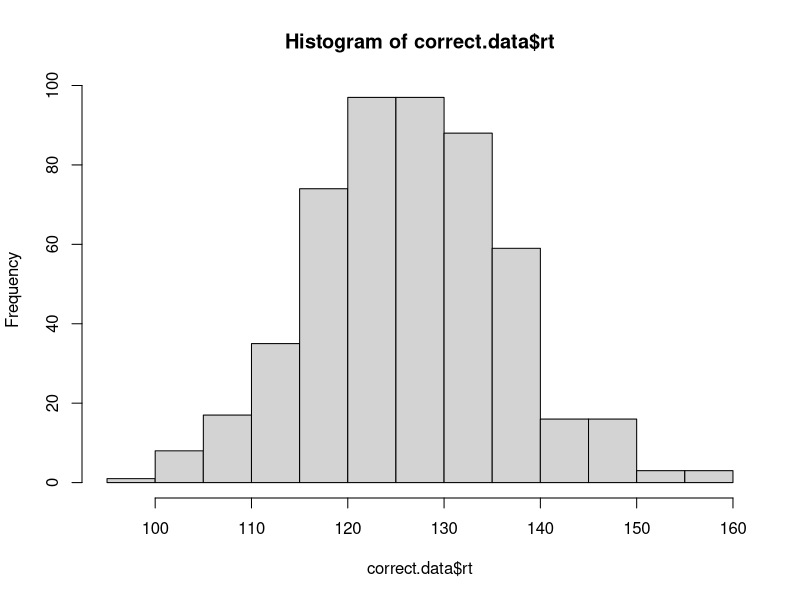
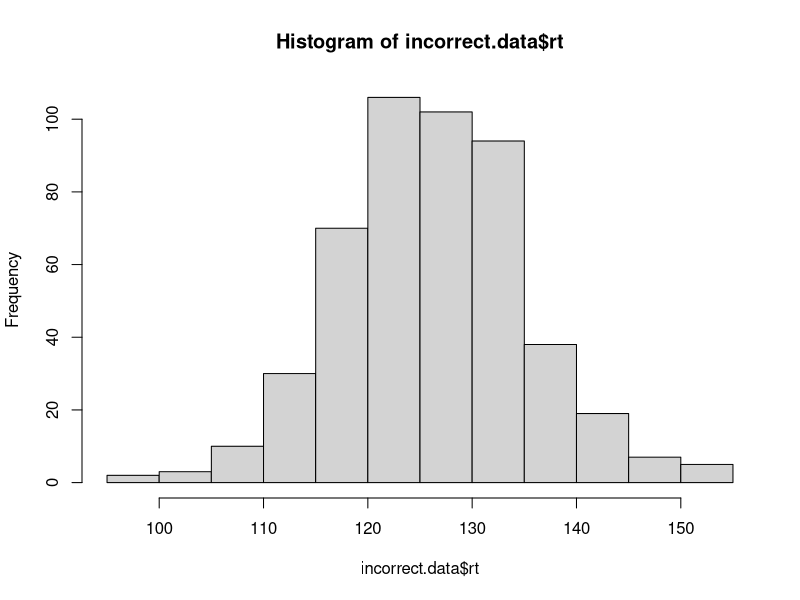

Reproduce these figures in R, in order.
# implement the model by filling in the function below
# the model should return a data frame with two columns: correct and rt
# the correct column should be TRUE or FALSE, and rt should contain the
# number of steps it took to reach the criterion.

# note that the function takes four arguments:
# samples is the number of samples to draw from the model
# rate.1 is the evidence accumulation rate for the correct response (default value is 40)
# rate.1 is the evidence accumulation rate for the incorrect response (default value is 40)
# criterion is the threshold for a response (default value is 3)

# one oddity: note that higher values for rate.1 and rate.2 will actually produce slower RTs.
# this is because the rate parameter is controlling the rate of decay of the exponential distribution,
# so faster rates mean that less evidence is likely to accumulate on each step. we could make
# these parameters more intuitive by taking 1/rate.1 and 1/rate.2 as the values to rexp().





accumulator.model <- function(samples, rate.1=40, rate.2=40, criterion=3){
 accuracy.array <- c()
 rt.array <- c()
  
  
 for(i in 1:samples){
   evidence.1 <- 0
   evidence.2 <- 0
   Times.Looped <- 0
   while(evidence.2 < criterion || evidence.1 < criterion){
     x <-rexp(1,rate.1)
     evidence.1 = evidence.1 + x
     
     y <- rexp(1, rate.2)
     evidence.2 = evidence.2 + y
     
     Times.Looped = Times.Looped +1
     
   }
   
   if(evidence.1 > evidence.2){
     accuracy.array[i] <- TRUE
   }else{
     accuracy.array[i] <- FALSE
   }
   
   rt.array[i] <- Times.Looped
 }
  
  
  

  
 
     
  
   

  output <- data.frame(
    correct = accuracy.array,
    rt = rt.array
  )
  
  return(output)
}

# test the model ####

# if the model is working correctly, then the line below should generate a data frame with 
# 1000 samples and about half of the samples should be correct. the average rt will probably
# be around 112, but might vary from that by a bit.

initial.test <- accumulator.model(1000)
sum(initial.test$correct) / length(initial.test$correct) # should be close to 0.5
mean(initial.test$rt) # should be about 112

# visualize the RT distributions ####

# we can use dplyr to filter the data and visualize the correct and incorrect RT distributions

library(dplyr)

correct.data <- initial.test %>% filter(correct==TRUE)
incorrect.data <- initial.test %>% filter(correct==FALSE)

hist(correct.data$rt)
hist(incorrect.data$rt)
